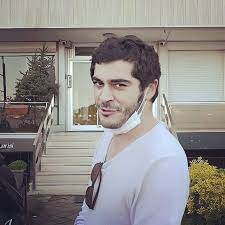
#> input picture train/0/33.jpg, 225 x 225 px, found by its file name
$ python tester.py
#> lines starting #> are read from the running program, lines starting #| are printed output that depends on the picture
### Imag_Face_Detection/faceRecognition.py
import cv2
import os
import numpy as np

#This module contains all common functions that are called in tester.py file


#Given an image below function returns rectangle for face detected alongwith gray scale image
def faceDetection(test_img):
    gray_img=cv2.cvtColor(test_img,cv2.COLOR_BGR2GRAY)#convert color image to grayscale
    face_haar_cascade=cv2.CascadeClassifier("E:\\TRY ON VIRTUAL SOFTWARE\\Step 1 Face Recognition\\haarcascade_frontalface_default.xml")#Load haar classifier
    faces=face_haar_cascade.detectMultiScale(gray_img,scaleFactor=1.30,minNeighbors=5)#detectMultiScale returns rectangles

    return faces,gray_img

#Given a directory below function returns part of gray_img which is face alongwith its label/ID
# [33 lines left out: functions labels_for_training_data, train_classifier, not called in this run]

#Below function draws bounding boxes around detected face in image
def draw_rect(test_img,face):
    (x,y,w,h)=face
    cv2.rectangle(test_img,(x,y),(x+w,y+h),(255,0,0),thickness=5)

#Below function writes name of person for detected label
def put_text(test_img,text,x,y):
    cv2.putText(test_img,text,(x,y),cv2.FONT_HERSHEY_DUPLEX,1,(255,0,0),2)

### Imag_Face_Detection/tester.py
import cv2
#import numpy as np
import faceRecognition as fr


#This module takes images  stored in diskand performs face recognition
test_img=cv2.imread("E:\\TRY ON VIRTUAL SOFTWARE\\Step 1 Face Recognition\\test\\33.jpg")#test_img path
#> test_img is the input picture: shape (225, 225, 3); mean B, G, R 136.9, 139.1, 142.7
faces_detected,gray_img=fr.faceDetection(test_img)
#> in faceDetection, `gray_img=cv2.cvtColor(test_img,cv2.COLOR_BGR2GRAY)#convert color image..`:
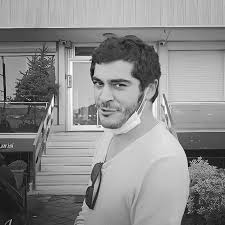
#> gray_img: shape (225, 225); min 1, max 255, mean 140
#> in faceDetection, `faces=face_haar_cascade.detectMultiScale(gray_img,scaleFactor=1.30,min..`: faces = [[78, 62, 60, 60]]
#> faces_detected = [[78, 62, 60, 60]]
print("faces_detected:",faces_detected)
#| faces_detected: [[78 62 60 60]]


#Comment belows lines when running this program second time.Since it saves training.yml file in directory
#faces,faceID=fr.labels_for_training_data('E:\\TRY ON VIRTUAL SOFTWARE\\Step 1 Face Recognition\\train')
#face_recognizer=fr.train_classifier(faces,faceID)
#face_recognizer.write('trainingData.yml')


#Uncomment below line for subsequent runs
face_recognizer=cv2.face.LBPHFaceRecognizer_create()
#> (the run stopped early here; a loop or call above may not have finished)

$ run again, with train/0/0.jpg copied over train/0/33.jpg
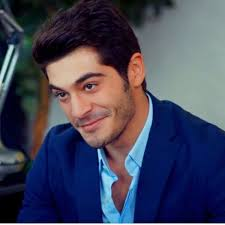
#> input picture train/0/0.jpg, 225 x 225 px, found by its file name
#> test_img is the input picture: shape (225, 225, 3); mean B, G, R 89.8, 69, 67.1
#> in faceDetection, `gray_img=cv2.cvtColor(test_img,cv2.COLOR_BGR2GRAY)#convert color image..`:
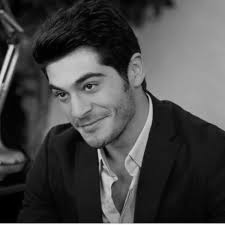
#> gray_img: shape (225, 225); min 0, max 255, mean 70.8
#> faces = ()
#| faces_detected: ()

$ run again, with train/0/1.jpg copied over train/0/33.jpg
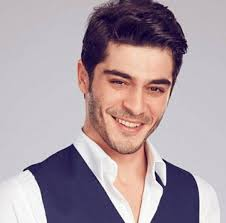
#> input picture train/0/1.jpg, 226 x 223 px, found by its file name
#> test_img is the input picture: shape (223, 226, 3); mean B, G, R 163.9, 156.4, 171.6
#> in faceDetection, `gray_img=cv2.cvtColor(test_img,cv2.COLOR_BGR2GRAY)#convert color image..`:
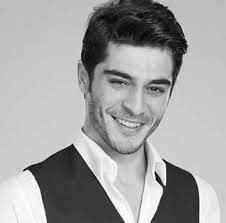
#> gray_img: shape (223, 226); min 1, max 255, mean 161.9
#> faces = [[80, 41, 114, 114]]
#| faces_detected: [[ 80  41 114 114]]

$ run again, with train/0/10.jpg copied over train/0/33.jpg
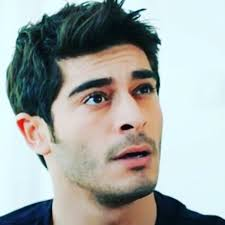
#> input picture train/0/10.jpg, 225 x 225 px, found by its file name
#> test_img is the input picture: shape (225, 225, 3); mean B, G, R 166.1, 168.8, 163.2
#> in faceDetection, `gray_img=cv2.cvtColor(test_img,cv2.COLOR_BGR2GRAY)#convert color image..`:
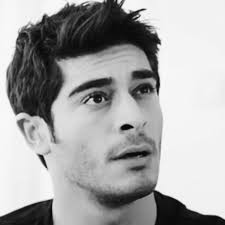
#> gray_img: shape (225, 225); min 0, max 253, mean 166.8
#> faces = [[46, 32, 151, 151]]
#| faces_detected: [[ 46  32 151 151]]
